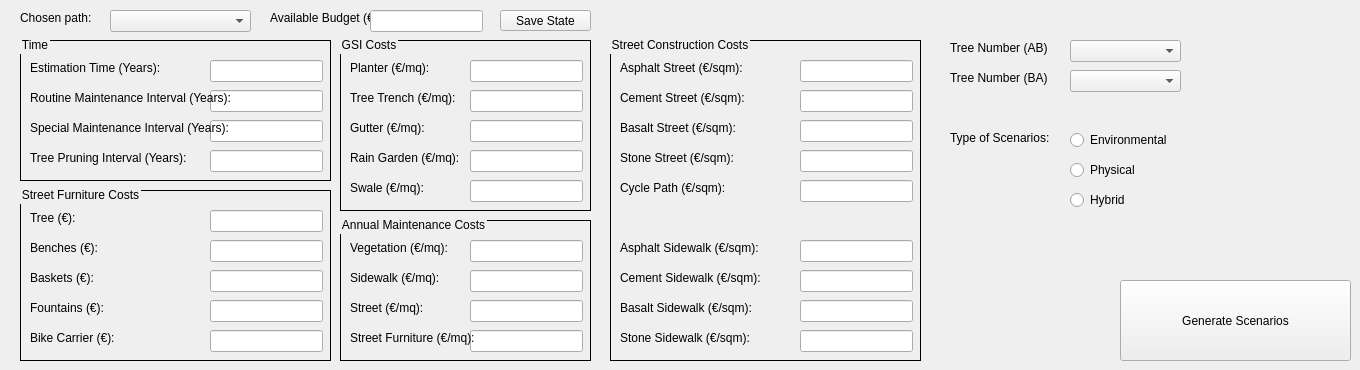
   <widget class="QWidget" name="ParametricSimulationPath">
    <attribute name="title">
     <string>Parametric Simulation Path</string>
    </attribute>
    <widget class="QComboBox" name="ChosenPathLayer_comboBox">
     <property name="geometry">
      <rect>
       <x>110</x>
       <y>10</y>
       <width>141</width>
       <height>22</height>
      </rect>
     </property>
    </widget>
    <widget class="QLabel" name="ChosenPathLayer_label">
     <property name="geometry">
      <rect>
       <x>20</x>
       <y>10</y>
       <width>81</width>
       <height>16</height>
      </rect>
     </property>
     <property name="text">
      <string>Chosen path:</string>
     </property>
    </widget>
    <widget class="QLabel" name="AvailableBudget_label">
     <property name="geometry">
      <rect>
       <x>270</x>
       <y>10</y>
       <width>131</width>
       <height>16</height>
      </rect>
     </property>
     <property name="text">
      <string>Available Budget (€):</string>
     </property>
    </widget>
    <widget class="QLineEdit" name="AvailableBudget_lineEdit">
     <property name="geometry">
      <rect>
       <x>370</x>
       <y>10</y>
       <width>113</width>
       <height>22</height>
      </rect>
     </property>
    </widget>
    <widget class="QGroupBox" name="Time_groupBox">
     <property name="geometry">
      <rect>
       <x>20</x>
       <y>40</y>
       <width>311</width>
       <height>141</height>
      </rect>
     </property>
     <property name="styleSheet">
      <string notr="true">QGroupBox {
    border: 1px solid black;
}

QGroupBox::title {
    subcontrol-origin: border; /* Imposta l'origine del titolo rispetto al bordo */
    padding: 0; /* Rimuove eventuale spazio extra */
    margin-top: -5px; /* Regola la posizione verticale */
}</string>
     </property>
     <property name="title">
      <string>Time</string>
     </property>
     <property name="flat">
      <bool>false</bool>
     </property>
     <property name="checkable">
      <bool>false</bool>
     </property>
     <widget class="QLineEdit" name="TreePruningInterval_lineEdit">
      <property name="geometry">
       <rect>
        <x>190</x>
        <y>110</y>
        <width>113</width>
        <height>22</height>
       </rect>
      </property>
     </widget>
     <widget class="QLabel" name="ChosenPathLayer_label_4">
      <property name="geometry">
       <rect>
        <x>10</x>
        <y>50</y>
        <width>221</width>
        <height>16</height>
       </rect>
      </property>
      <property name="text">
       <string>Routine Maintenance Interval (Years):</string>
      </property>
     </widget>
     <widget class="QLabel" name="ChosenPathLayer_label_5">
      <property name="geometry">
       <rect>
        <x>10</x>
        <y>80</y>
        <width>221</width>
        <height>16</height>
       </rect>
      </property>
      <property name="text">
       <string>Special Maintenance Interval (Years):</string>
      </property>
     </widget>
     <widget class="QLabel" name="EstimationTime_label">
      <property name="geometry">
       <rect>
        <x>10</x>
        <y>20</y>
        <width>141</width>
        <height>16</height>
       </rect>
      </property>
      <property name="text">
       <string>Estimation Time (Years):</string>
      </property>
     </widget>
     <widget class="QLabel" name="ChosenPathLayer_label_6">
      <property name="geometry">
       <rect>
        <x>10</x>
        <y>110</y>
        <width>181</width>
        <height>16</height>
       </rect>
      </property>
      <property name="text">
       <string>Tree Pruning Interval (Years):</string>
      </property>
     </widget>
     <widget class="QLineEdit" name="RoutineMaintentanceInterval_lineEdit">
      <property name="geometry">
       <rect>
        <x>190</x>
        <y>50</y>
        <width>113</width>
        <height>22</height>
       </rect>
      </property>
     </widget>
     <widget class="QLineEdit" name="SpecialMaintentanceInterval_lineEdit">
      <property name="geometry">
       <rect>
        <x>190</x>
        <y>80</y>
        <width>113</width>
        <height>22</height>
       </rect>
      </property>
     </widget>
     <widget class="QLineEdit" name="EstimationTime_lineEdit">
      <property name="geometry">
       <rect>
        <x>190</x>
        <y>20</y>
        <width>113</width>
        <height>22</height>
       </rect>
      </property>
     </widget>
     <zorder>TreePruningInterval_lineEdit</zorder>
     <zorder>RoutineMaintentanceInterval_lineEdit</zorder>
     <zorder>SpecialMaintentanceInterval_lineEdit</zorder>
     <zorder>EstimationTime_lineEdit</zorder>
     <zorder>ChosenPathLayer_label_4</zorder>
     <zorder>ChosenPathLayer_label_5</zorder>
     <zorder>EstimationTime_label</zorder>
     <zorder>ChosenPathLayer_label_6</zorder>
    </widget>
    <widget class="QGroupBox" name="Time_groupBox_2">
     <property name="geometry">
      <rect>
       <x>610</x>
       <y>40</y>
       <width>311</width>
       <height>321</height>
      </rect>
     </property>
     <property name="styleSheet">
      <string notr="true">QGroupBox {
    border: 1px solid black;
}

QGroupBox::title {
    subcontrol-origin: border; /* Imposta l'origine del titolo rispetto al bordo */
    padding: 0; /* Rimuove eventuale spazio extra */
    margin-top: -5px; /* Regola la posizione verticale */
}</string>
     </property>
     <property name="title">
      <string>Street Construction Costs</string>
     </property>
     <property name="flat">
      <bool>false</bool>
     </property>
     <property name="checkable">
      <bool>false</bool>
     </property>
     <widget class="QLineEdit" name="AsphaltStreetCost_lineEdit">
      <property name="geometry">
       <rect>
        <x>190</x>
        <y>20</y>
        <width>113</width>
        <height>22</height>
       </rect>
      </property>
     </widget>
     <widget class="QLabel" name="ChosenPathLayer_label_7">
      <property name="geometry">
       <rect>
        <x>10</x>
        <y>20</y>
        <width>171</width>
        <height>16</height>
       </rect>
      </property>
      <property name="text">
       <string>Asphalt Street (€/sqm):</string>
      </property>
     </widget>
     <widget class="QLineEdit" name="StoneStreetCost_lineEdit">
      <property name="geometry">
       <rect>
        <x>190</x>
        <y>110</y>
        <width>113</width>
        <height>22</height>
       </rect>
      </property>
     </widget>
     <widget class="QLineEdit" name="CementStreetCost_lineEdit">
      <property name="geometry">
       <rect>
        <x>190</x>
        <y>50</y>
        <width>113</width>
        <height>22</height>
       </rect>
      </property>
     </widget>
     <widget class="QLabel" name="ChosenPathLayer_label_10">
      <property name="geometry">
       <rect>
        <x>10</x>
        <y>110</y>
        <width>171</width>
        <height>16</height>
       </rect>
      </property>
      <property name="text">
       <string>Stone Street (€/sqm):</string>
      </property>
     </widget>
     <widget class="QLabel" name="ChosenPathLayer_label_9">
      <property name="geometry">
       <rect>
        <x>10</x>
        <y>80</y>
        <width>171</width>
        <height>16</height>
       </rect>
      </property>
      <property name="text">
       <string>Basalt Street (€/sqm):</string>
      </property>
     </widget>
     <widget class="QLabel" name="ChosenPathLayer_label_8">
      <property name="geometry">
       <rect>
        <x>10</x>
        <y>50</y>
        <width>171</width>
        <height>16</height>
       </rect>
      </property>
      <property name="text">
       <string>Cement Street (€/sqm):</string>
      </property>
     </widget>
     <widget class="QLineEdit" name="BasaltStreetCost_lineEdit">
      <property name="geometry">
       <rect>
        <x>190</x>
        <y>80</y>
        <width>113</width>
        <height>22</height>
       </rect>
      </property>
     </widget>
     <widget class="QLineEdit" name="StoneSidewalkCost_lineEdit">
      <property name="geometry">
       <rect>
        <x>190</x>
        <y>290</y>
        <width>113</width>
        <height>22</height>
       </rect>
      </property>
     </widget>
     <widget class="QLabel" name="StoneSidewalkCost_label">
      <property name="geometry">
       <rect>
        <x>10</x>
        <y>290</y>
        <width>171</width>
        <height>16</height>
       </rect>
      </property>
      <property name="text">
       <string>Stone Sidewalk (€/sqm):</string>
      </property>
     </widget>
     <widget class="QLineEdit" name="BasaltSidewalkCost_lineEdit">
      <property name="geometry">
       <rect>
        <x>190</x>
        <y>260</y>
        <width>113</width>
        <height>22</height>
       </rect>
      </property>
     </widget>
     <widget class="QLabel" name="ChosenPathLayer_label_13">
      <property name="geometry">
       <rect>
        <x>10</x>
        <y>260</y>
        <width>151</width>
        <height>16</height>
       </rect>
      </property>
      <property name="text">
       <string>Basalt Sidewalk (€/sqm):</string>
      </property>
     </widget>
     <widget class="QLineEdit" name="AsphaltSidewalkCost_lineEdit">
      <property name="geometry">
       <rect>
        <x>190</x>
        <y>200</y>
        <width>113</width>
        <height>22</height>
       </rect>
      </property>
     </widget>
     <widget class="QLabel" name="ChosenPathLayer_label_11">
      <property name="geometry">
       <rect>
        <x>10</x>
        <y>200</y>
        <width>171</width>
        <height>16</height>
       </rect>
      </property>
      <property name="text">
       <string>Asphalt Sidewalk (€/sqm):</string>
      </property>
     </widget>
     <widget class="QLabel" name="ChosenPathLayer_label_14">
      <property name="geometry">
       <rect>
        <x>10</x>
        <y>230</y>
        <width>171</width>
        <height>16</height>
       </rect>
      </property>
      <property name="text">
       <string>Cement Sidewalk (€/sqm):</string>
      </property>
     </widget>
     <widget class="QLineEdit" name="CementSidewalkCost_lineEdit">
      <property name="geometry">
       <rect>
        <x>190</x>
        <y>230</y>
        <width>113</width>
        <height>22</height>
       </rect>
      </property>
     </widget>
     <widget class="QLineEdit" name="CyclePathCost_lineEdit">
      <property name="geometry">
       <rect>
        <x>190</x>
        <y>140</y>
        <width>113</width>
        <height>22</height>
       </rect>
      </property>
     </widget>
     <widget class="QLabel" name="ChosenPathLayer_label_19">
      <property name="geometry">
       <rect>
        <x>10</x>
        <y>140</y>
        <width>151</width>
        <height>16</height>
       </rect>
      </property>
      <property name="text">
       <string>Cycle Path (€/sqm):</string>
      </property>
     </widget>
    </widget>
    <widget class="QGroupBox" name="Time_groupBox_3">
     <property name="geometry">
      <rect>
       <x>20</x>
       <y>190</y>
       <width>311</width>
       <height>171</height>
      </rect>
     </property>
     <property name="styleSheet">
      <string notr="true">QGroupBox {
    border: 1px solid black;
}

QGroupBox::title {
    subcontrol-origin: border; /* Imposta l'origine del titolo rispetto al bordo */
    padding: 0; /* Rimuove eventuale spazio extra */
    margin-top: -5px; /* Regola la posizione verticale */
}</string>
     </property>
     <property name="title">
      <string>Street Furniture Costs</string>
     </property>
     <property name="flat">
      <bool>false</bool>
     </property>
     <property name="checkable">
      <bool>false</bool>
     </property>
     <widget class="QLineEdit" name="TreeStreetFurnitureCosts_lineEdit">
      <property name="geometry">
       <rect>
        <x>190</x>
        <y>20</y>
        <width>113</width>
        <height>22</height>
       </rect>
      </property>
     </widget>
     <widget class="QLabel" name="ChosenPathLayer_label_15">
      <property name="geometry">
       <rect>
        <x>10</x>
        <y>20</y>
        <width>151</width>
        <height>16</height>
       </rect>
      </property>
      <property name="text">
       <string>Tree (€):</string>
      </property>
     </widget>
     <widget class="QLineEdit" name="FountainsStreetFurnitureCosts_lineEdit">
      <property name="geometry">
       <rect>
        <x>190</x>
        <y>110</y>
        <width>113</width>
        <height>22</height>
       </rect>
      </property>
     </widget>
     <widget class="QLineEdit" name="BenchesStreetFurnitureCosts_lineEdit">
      <property name="geometry">
       <rect>
        <x>190</x>
        <y>50</y>
        <width>113</width>
        <height>22</height>
       </rect>
      </property>
     </widget>
     <widget class="QLabel" name="ChosenPathLayer_label_16">
      <property name="geometry">
       <rect>
        <x>10</x>
        <y>110</y>
        <width>151</width>
        <height>16</height>
       </rect>
      </property>
      <property name="text">
       <string>Fountains (€):</string>
      </property>
     </widget>
     <widget class="QLabel" name="ChosenPathLayer_label_17">
      <property name="geometry">
       <rect>
        <x>10</x>
        <y>80</y>
        <width>161</width>
        <height>16</height>
       </rect>
      </property>
      <property name="text">
       <string>Baskets (€):</string>
      </property>
     </widget>
     <widget class="QLabel" name="ChosenPathLayer_label_18">
      <property name="geometry">
       <rect>
        <x>10</x>
        <y>50</y>
        <width>131</width>
        <height>16</height>
       </rect>
      </property>
      <property name="text">
       <string>Benches (€):</string>
      </property>
     </widget>
     <widget class="QLineEdit" name="BasketsStreetFurnitureCosts_lineEdit">
      <property name="geometry">
       <rect>
        <x>190</x>
        <y>80</y>
        <width>113</width>
        <height>22</height>
       </rect>
      </property>
     </widget>
     <widget class="QLineEdit" name="BikeCarrierStreetFurnitureCosts_lineEdit">
      <property name="geometry">
       <rect>
        <x>190</x>
        <y>140</y>
        <width>113</width>
        <height>22</height>
       </rect>
      </property>
     </widget>
     <widget class="QLabel" name="ChosenPathLayer_label_21">
      <property name="geometry">
       <rect>
        <x>10</x>
        <y>140</y>
        <width>161</width>
        <height>16</height>
       </rect>
      </property>
      <property name="text">
       <string>Bike Carrier (€):</string>
      </property>
     </widget>
    </widget>
    <widget class="QGroupBox" name="Time_groupBox_4">
     <property name="geometry">
      <rect>
       <x>340</x>
       <y>40</y>
       <width>251</width>
       <height>171</height>
      </rect>
     </property>
     <property name="styleSheet">
      <string notr="true">QGroupBox {
    border: 1px solid black;
}

QGroupBox::title {
    subcontrol-origin: border; /* Imposta l'origine del titolo rispetto al bordo */
    padding: 0; /* Rimuove eventuale spazio extra */
    margin-top: -5px; /* Regola la posizione verticale */
}</string>
     </property>
     <property name="title">
      <string>GSI Costs</string>
     </property>
     <property name="flat">
      <bool>false</bool>
     </property>
     <property name="checkable">
      <bool>false</bool>
     </property>
     <widget class="QLineEdit" name="PlanterGSICosts_lineEdit">
      <property name="geometry">
       <rect>
        <x>130</x>
        <y>20</y>
        <width>113</width>
        <height>22</height>
       </rect>
      </property>
     </widget>
     <widget class="QLabel" name="ChosenPathLayer_label_20">
      <property name="geometry">
       <rect>
        <x>10</x>
        <y>20</y>
        <width>111</width>
        <height>16</height>
       </rect>
      </property>
      <property name="text">
       <string>Planter (€/mq):</string>
      </property>
     </widget>
     <widget class="QLineEdit" name="RainGardenGSICosts_lineEdit">
      <property name="geometry">
       <rect>
        <x>130</x>
        <y>110</y>
        <width>113</width>
        <height>22</height>
       </rect>
      </property>
     </widget>
     <widget class="QLineEdit" name="TreeTrenchGSICosts_lineEdit">
      <property name="geometry">
       <rect>
        <x>130</x>
        <y>50</y>
        <width>113</width>
        <height>22</height>
       </rect>
      </property>
     </widget>
     <widget class="QLabel" name="ChosenPathLayer_label_22">
      <property name="geometry">
       <rect>
        <x>10</x>
        <y>110</y>
        <width>121</width>
        <height>16</height>
       </rect>
      </property>
      <property name="text">
       <string>Rain Garden (€/mq):</string>
      </property>
     </widget>
     <widget class="QLabel" name="ChosenPathLayer_label_23">
      <property name="geometry">
       <rect>
        <x>10</x>
        <y>80</y>
        <width>111</width>
        <height>16</height>
       </rect>
      </property>
      <property name="text">
       <string>Gutter (€/mq):</string>
      </property>
     </widget>
     <widget class="QLabel" name="TreeTrenchGSICosts_label">
      <property name="geometry">
       <rect>
        <x>10</x>
        <y>50</y>
        <width>121</width>
        <height>16</height>
       </rect>
      </property>
      <property name="text">
       <string>Tree Trench (€/mq):</string>
      </property>
     </widget>
     <widget class="QLineEdit" name="GutterGSICosts_lineEdit">
      <property name="geometry">
       <rect>
        <x>130</x>
        <y>80</y>
        <width>113</width>
        <height>22</height>
       </rect>
      </property>
     </widget>
     <widget class="QLineEdit" name="SwaleGSICosts_lineEdit">
      <property name="geometry">
       <rect>
        <x>130</x>
        <y>140</y>
        <width>113</width>
        <height>22</height>
       </rect>
      </property>
     </widget>
     <widget class="QLabel" name="ChosenPathLayer_label_25">
      <property name="geometry">
       <rect>
        <x>10</x>
        <y>140</y>
        <width>111</width>
        <height>16</height>
       </rect>
      </property>
      <property name="text">
       <string>Swale (€/mq):</string>
      </property>
     </widget>
    </widget>
    <widget class="QGroupBox" name="Time_groupBox_5">
     <property name="geometry">
      <rect>
       <x>340</x>
       <y>220</y>
       <width>251</width>
       <height>141</height>
      </rect>
     </property>
     <property name="styleSheet">
      <string notr="true">QGroupBox {
    border: 1px solid black;
}

QGroupBox::title {
    subcontrol-origin: border; /* Imposta l'origine del titolo rispetto al bordo */
    padding: 0; /* Rimuove eventuale spazio extra */
    margin-top: -5px; /* Regola la posizione verticale */
}</string>
     </property>
     <property name="title">
      <string>Annual Maintenance Costs</string>
     </property>
     <property name="flat">
      <bool>false</bool>
     </property>
     <property name="checkable">
      <bool>false</bool>
     </property>
     <widget class="QLineEdit" name="VegetationAnnualMaintenanceCosts_lineEdit">
      <property name="geometry">
       <rect>
        <x>130</x>
        <y>20</y>
        <width>113</width>
        <height>22</height>
       </rect>
      </property>
     </widget>
     <widget class="QLabel" name="ChosenPathLayer_label_26">
      <property name="geometry">
       <rect>
        <x>10</x>
        <y>20</y>
        <width>121</width>
        <height>16</height>
       </rect>
      </property>
      <property name="text">
       <string>Vegetation (€/mq):</string>
      </property>
     </widget>
     <widget class="QLineEdit" name="StreetFurnitureAnnualMaintenanceCosts_lineEdit">
      <property name="geometry">
       <rect>
        <x>130</x>
        <y>110</y>
        <width>113</width>
        <height>22</height>
       </rect>
      </property>
     </widget>
     <widget class="QLineEdit" name="SidewalkAnnualMaintenanceCosts_lineEdit">
      <property name="geometry">
       <rect>
        <x>130</x>
        <y>50</y>
        <width>113</width>
        <height>22</height>
       </rect>
      </property>
     </widget>
     <widget class="QLabel" name="ChosenPathLayer_label_27">
      <property name="geometry">
       <rect>
        <x>10</x>
        <y>110</y>
        <width>141</width>
        <height>16</height>
       </rect>
      </property>
      <property name="text">
       <string>Street Furniture (€/mq):</string>
      </property>
     </widget>
     <widget class="QLabel" name="ChosenPathLayer_label_28">
      <property name="geometry">
       <rect>
        <x>10</x>
        <y>80</y>
        <width>111</width>
        <height>16</height>
       </rect>
      </property>
      <property name="text">
       <string>Street (€/mq):</string>
      </property>
     </widget>
     <widget class="QLabel" name="ChosenPathLayer_label_29">
      <property name="geometry">
       <rect>
        <x>10</x>
        <y>50</y>
        <width>111</width>
        <height>16</height>
       </rect>
      </property>
      <property name="text">
       <string>Sidewalk (€/mq):</string>
      </property>
     </widget>
     <widget class="QLineEdit" name="StreetAnnualMaintenanceCosts_lineEdit">
      <property name="geometry">
       <rect>
        <x>130</x>
        <y>80</y>
        <width>113</width>
        <height>22</height>
       </rect>
      </property>
     </widget>
    </widget>
    <widget class="QPushButton" name="SaveLayerScenarioState_pushButton">
     <property name="geometry">
      <rect>
       <x>500</x>
       <y>10</y>
       <width>91</width>
       <height>21</height>
      </rect>
     </property>
     <property name="text">
      <string>Save State</string>
     </property>
    </widget>
    <widget class="QPushButton" name="GenerateScenarios_pushButton">
     <property name="geometry">
      <rect>
       <x>1120</x>
       <y>280</y>
       <width>231</width>
       <height>81</height>
      </rect>
     </property>
     <property name="text">
      <string>Generate Scenarios</string>
     </property>
    </widget>
    <widget class="QComboBox" name="TreeNumberAB_comboBox">
     <property name="geometry">
      <rect>
       <x>1070</x>
       <y>40</y>
       <width>111</width>
       <height>22</height>
      </rect>
     </property>
    </widget>
    <widget class="QLabel" name="TreeNumberAB_label">
     <property name="geometry">
      <rect>
       <x>950</x>
       <y>40</y>
       <width>111</width>
       <height>16</height>
      </rect>
     </property>
     <property name="text">
      <string>Tree Number (AB)</string>
     </property>
    </widget>
    <widget class="QComboBox" name="TreeNumberBA_comboBox">
     <property name="geometry">
      <rect>
       <x>1070</x>
       <y>70</y>
       <width>111</width>
       <height>22</height>
      </rect>
     </property>
    </widget>
    <widget class="QLabel" name="TreeNumberBA_label">
     <property name="geometry">
      <rect>
       <x>950</x>
       <y>70</y>
       <width>111</width>
       <height>16</height>
      </rect>
     </property>
     <property name="text">
      <string>Tree Number (BA)</string>
     </property>
    </widget>
    <widget class="QLabel" name="TreeNumberBA_label_2">
     <property name="geometry">
      <rect>
       <x>950</x>
       <y>130</y>
       <width>111</width>
       <height>16</height>
      </rect>
     </property>
     <property name="text">
      <string>Type of Scenarios:</string>
     </property>
    </widget>
    <widget class="QRadioButton" name="EnvironmentalScenario_radioButton">
     <property name="geometry">
      <rect>
       <x>1070</x>
       <y>130</y>
       <width>121</width>
       <height>20</height>
      </rect>
     </property>
     <property name="text">
      <string>Environmental</string>
     </property>
    </widget>
    <widget class="QRadioButton" name="PhysicalScenario_radioButton">
     <property name="geometry">
      <rect>
       <x>1070</x>
       <y>160</y>
       <width>121</width>
       <height>20</height>
      </rect>
     </property>
     <property name="text">
      <string>Physical</string>
     </property>
    </widget>
    <widget class="QRadioButton" name="HybridScenario_radioButton">
     <property name="geometry">
      <rect>
       <x>1070</x>
       <y>190</y>
       <width>121</width>
       <height>20</height>
      </rect>
     </property>
     <property name="text">
      <string>Hybrid</string>
     </property>
    </widget>
   </widget>
